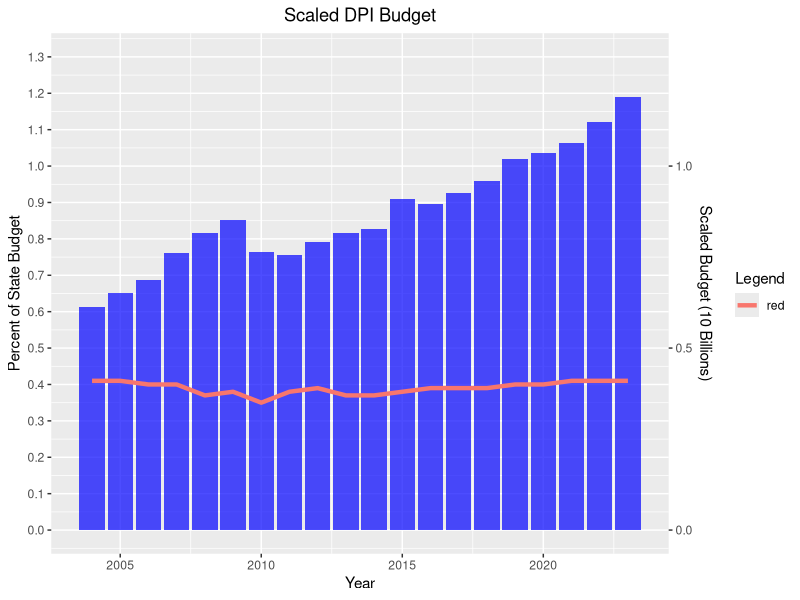

This figure's R source:
## ---- chunk 1
## Load Libraries
library(ggplot2)
library(dplyr)

nc_education <- read.csv("data/nc_education.csv")

## Modify dpi_budget to fit within the graph
coeff <- 1e10
dpi_budget_limit <- (nc_education$dpi_budget)/coeff

## Bar Plot w/ Percent line overlay
visual2 <- ggplot(nc_education, aes(x = year)) +
  geom_bar(aes(y = dpi_budget_limit), stat = "identity", fill = "blue", alpha = 0.7) +
  geom_line(aes(y = percent, group = 1, color = "red"), size = 1.5) +
  labs(title = "Scaled DPI Budget",
       x = "Year",
       y = "Scaled DPI Budget",
       color = "Legend") +
  theme(plot.title = element_text(hjust = 0.5)) +
  scale_y_continuous(
    name = "Percent of State Budget",
    sec.axis = sec_axis(~., name = "Scaled Budget (10 Billions)"),
    breaks = seq(0, 1.3, by = 0.1),
    limits = c(0, 1.3)
  )

visual2


